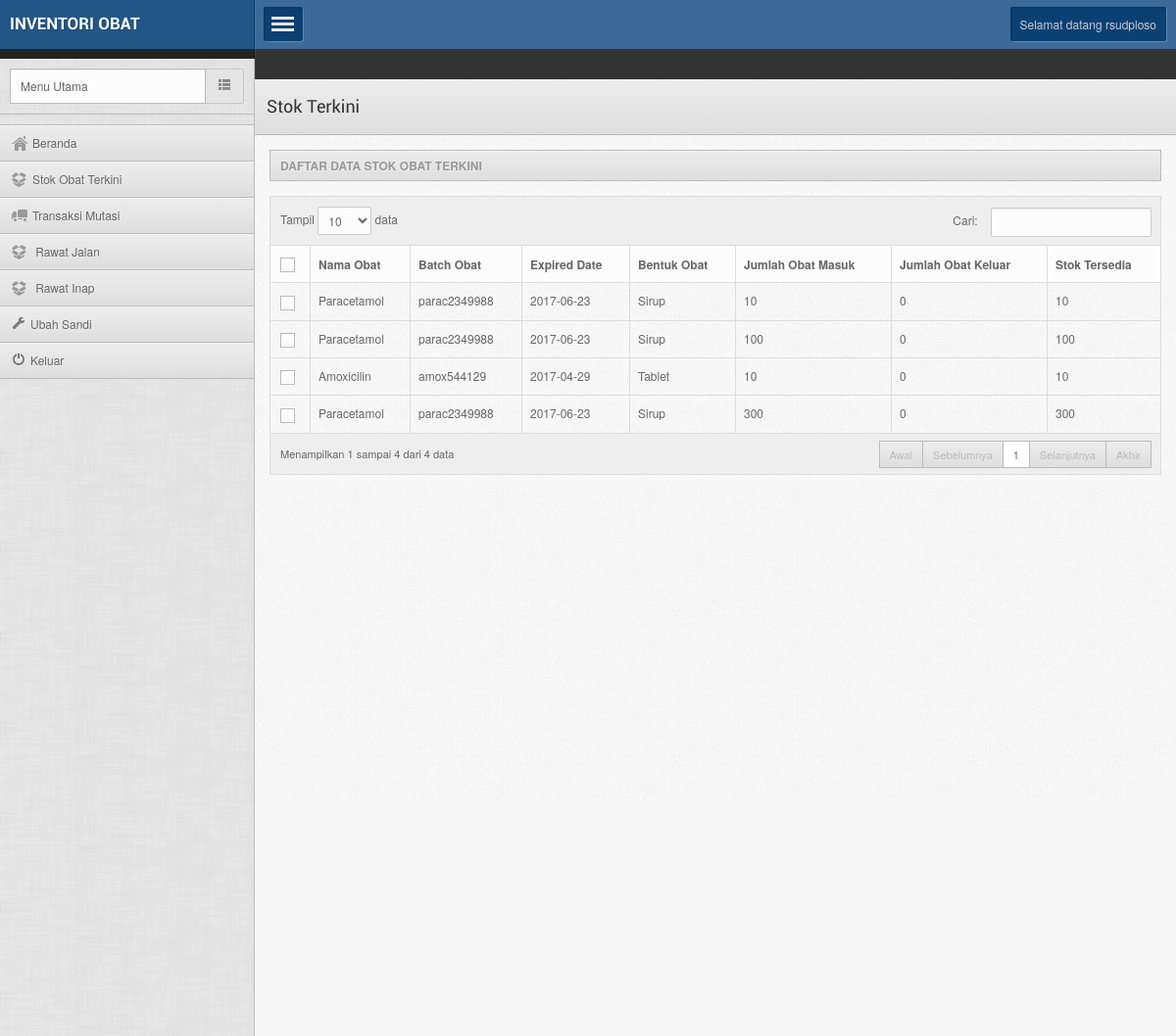
Screenshot of /unitapotik.php?module=stokapotik (signed in) with the database file from the repository.
### tables this page shows
CREATE TABLE `users` (
  `IdUser` varchar(6) NOT NULL,
  `NamaPengguna` varchar(50) NOT NULL,
  `Sandi` varchar(32) NOT NULL,
  `IdLevel` int(11) NOT NULL,
  `Aktif` enum('Y','N') NOT NULL DEFAULT 'Y'
);

CREATE TABLE `obatmutasi` (
  `IdObatMutasi` varchar(10) NOT NULL,
  `NoTransaksi` varchar(10) NOT NULL,
  `BatchObat` varchar(50) NOT NULL,
  `JmlObatMutasi` int(11) NOT NULL,
  `ObatMutasiMasuk` int(11) NOT NULL,
  `ObatMutasiKeluar` int(11) NOT NULL,
  `StokObatMutasi` int(11) NOT NULL,
  `TotHrgObtMts` bigint(20) NOT NULL
);

CREATE TABLE `obat` (
  `BatchObat` varchar(50) NOT NULL,
  `NamaObat` varchar(100) NOT NULL,
  `BentukObat` varchar(20) NOT NULL,
  `ExpiredDate` date NOT NULL,
  `SumberPengadaan` varchar(20) NOT NULL,
  `StokMinimum` int(11) NOT NULL,
  `ObatMasuk` int(11) NOT NULL,
  `ObatKeluar` int(11) NOT NULL,
  `StokTersedia` int(11) NOT NULL,
  `HrgJual` int(11) NOT NULL,
  `TotPembelian` bigint(20) NOT NULL,
  `Faktur` varchar(30) NOT NULL,
  `TglInputObat` datetime NOT NULL
);

### module/stokapotik.php (the view)
<?php
if(isset($_SESSION['NamaPengguna']) and isset($_SESSION['Sandi'])){
    require("_koneksi.php");
    $NamaPengguna = $_SESSION['NamaPengguna'];
    $Sandi = $_SESSION['Sandi'];
    $qry = "SELECT * FROM users WHERE NamaPengguna = '$NamaPengguna' AND Sandi = '$Sandi'";
    $rs = mysqli_query($mysqli, $qry);
    $rw = mysqli_fetch_array($rs);
    if($NamaPengguna == $rw['NamaPengguna'] and $Sandi == $rw['Sandi']){
?>
<div class="pagetitle">
    <h1>Stok Terkini</h1>
</div>
<div class="maincontent">
    <div class="contentinner">
        <h4 class="widgettitle">Daftar Data Stok Obat Terkini</h4>
        <table class="table table-bordered" id="dyntable">
            <colgroup>
                <col class="con0" style="align: center; width: 4%" />
                <col class="con1" />
                <col class="con0" />
                <col class="con1" />
                <col class="con0" />
            </colgroup>
            <thead>
                <tr>
                    <th class="head0 nosort"><input type="checkbox" class="checkall" /></th>
                    <th class="head0">Nama Obat</th>
                    <th class="head1">Batch Obat</th>
                    <th class="head1">Expired Date</th>
                    <th class="head0">Bentuk Obat</th>
                    <th class="head1">Jumlah Obat Masuk</th>
                    <th class="head1">Jumlah Obat Keluar</th>
                    <th class="head0">Stok Tersedia</th>
                </tr>
            </thead>
            <tbody>
                <?php
                $qry = mysqli_query($mysqli, "SELECT obatmutasi.*, obat.*, transaksimutasi.KdUnit FROM obatmutasi INNER JOIN obat ON obatmutasi.BatchObat = obat.BatchObat INNER JOIN transaksimutasi ON obatmutasi.NoTransaksi = transaksimutasi.NoTransaksi WHERE transaksimutasi.KdUnit = 'UNIT01'");
                while ($rs = mysqli_fetch_array($qry)){
                    $NamaObat = $rs['NamaObat'];
                    $BatchObat = $rs['BatchObat'];
                    $Ed = $rs['ExpiredDate'];
                    $BentukObat = $rs['BentukObat'];
                    $Jumlah = $rs['JmlObatMutasi'];
                    $ObatMutasiKeluar = $rs['ObatMutasiKeluar'];
                    $StokTersedia = $rs['StokObatMutasi'];
                ?>
                <tr class="gradeC">
                    <td><span class="center"><input type="checkbox" /></span></td>
                    <td><?php echo $NamaObat; ?></td>
                    <td><?php echo $BatchObat; ?></td>
                    <td><?php echo $Ed; ?></td>
                    <td><?php echo $BentukObat; ?></td>
                    <td><?php echo $Jumlah; ?></td>
                    <td ><?php echo $ObatMutasiKeluar; ?></td>
                    <td ><?php echo $StokTersedia; ?></td>
                </tr>
                <?php } ?>
            </tbody>
        </table>
    </div>
</div>
<?php
    }else{
        header("location:logout.php");
    }
}else{
    header("location:logout.php");
}
?>

### unitapotik.php (shortened to what this page needs)
<?php
if(isset($_SESSION['NamaPengguna']) or isset($_SESSION['IdUser']) and isset($_SESSION['Sandi']) and isset($_SESSION['Level'])){
    require("_koneksi.php");
    $IdUser = $_SESSION['IdUser'];
    $Level = $_SESSION['Level'];
    $NamaPengguna = $_SESSION['NamaPengguna'];
    $Sandi = $_SESSION['Sandi'];
    $qry = "SELECT * FROM users WHERE IdUser = '$IdUser' OR NamaPengguna = '$NamaPengguna' AND Sandi = '$Sandi' AND IdLevel = '$Level'";
    $rs = mysqli_query($mysqli, $qry);
    $rw = mysqli_fetch_array($rs);
    if(( $IdUser == $rw['IdUser'] OR $NamaPengguna == $rw['NamaPengguna'] ) and $Sandi == $rw['Sandi'] and $Level == $rw['IdLevel']){
?>
<!DOCTYPE html>
<html>
    <head>
        <link rel="stylesheet" href="css/style.default.css" type="text/css" />
        <link rel="stylesheet" href="prettify/prettify.css" type="text/css" />
        <link rel="stylesheet" href="css/bootstrap-fileupload.min.css" type="text/css" />
        <link rel="stylesheet" href="css/bootstrap-timepicker.min.css" type="text/css" />
    </head>
    <body>
        <div class="mainwrapper fullwrapper">
            <div class="leftpanel">
                <div class="logopanel">
                    <h1><a href="unitapotik.php?module=home">Inventori Obat</a></h1>
                </div>
                <div class="datewidget"><SCRIPT language=JavaScript src="js/almanak.js"></SCRIPT></div>
                <div class="searchwidget">
                    <div class="input-append">
                        <input type="text" class="span2 search-query" value="Menu Utama" disabled>
                        <button type="submit" class="btn" disabled><span class="icon-th-list"></span></button>
                    </div>
                </div>
                <div class="leftmenu">
                    <ul class="nav nav-tabs nav-stacked">
                        <li class="<?php if (!isset($_GET['module']) or $_GET['module']=="home" or $_GET['module']==""){echo"active";}else{echo"";}?>"><a href="unitapotik.php?module=home"><span class="iconsweets-home"></span>Beranda</a></li>
                        <li class="<?php $aktif = $_GET['module']=="stok"?"active":""; echo $aktif;?>"><a href="unitapotik.php?module=stokapotik"><span class="iconsweets-dropbox"></span>Stok Obat Terkini</a></li>
                        <li class="<?php $aktif = $_GET['module']=="transaksimutasiapotik"?"active":""; echo $aktif;?>"><a href="unitapotik.php?module=transaksimutasiapotik"><span class="iconsweets-track"></span>Transaksi Mutasi</a></li>
                        <li class="<?php $aktif = $_GET['module']=="mutasiapotik"?"active":""; echo $aktif;?>"><a href="unitapotik.php?module=mutasiapotik"><span class="iconsweets-dropbox"></span> Rawat Jalan</a></li>
                        <li class="<?php $aktif = $_GET['module']=="mutasiunit"?"active":""; echo $aktif;?>"><a href="unitapotik.php?module=mutasiunit"><span class="iconsweets-dropbox"></span> Rawat Inap</a></li>
                        <li><a href="unitapotik.php?module=pengguna"><span class="icon-wrench"></span>Ubah Sandi</a></li>
                        <li><a href="logout.php"><span class="icon-off"></span>Keluar</a></li>
                    </ul>
                </div>
            </div>
            <div class="rightpanel">
                <div class="headerpanel">
                    <a href="#" class="showmenu"></a>
                    <div class="headerright">
                        <div class="dropdown userinfo">
                            <a class="dropdown-toggle" data-toggle="dropdown" data-target="#" href="#">Selamat datang <?php echo $rw['NamaPengguna']; ?> </a>
                        </div>
                    </div>
                </div>
                <div class="breadcrumbwidget">
                    <ul class="breadcrumb">
                    </ul>
                </div>
                <?php
                    $module = (isset($_REQUEST['module'])&& $_REQUEST['module'] != NULL)?$_REQUEST['module']:'';
                    if(file_exists("module/".$module.".php"))
                    {
                        include("module/".$module.".php");
                    }else{
                        include("module/home.php");
                    }
		?>
            </div>
        </div>
    </body>
</html>
<?php
    }else{
        header("location:logout.php");
    }
}else{
    header("location:logout.php");
}
?>

### rows the page displays
users: NamaPengguna "rsudploso"
obatmutasi: obat.NamaObat "Paracetamol", obat.BatchObat "parac2349988", obat.ExpiredDate "2017-06-23", obat.BentukObat "Sirup", JmlObatMutasi "10", ObatMutasiKeluar "0", StokObatMutasi "10"
obatmutasi: obat.NamaObat "Paracetamol", obat.BatchObat "parac2349988", obat.ExpiredDate "2017-06-23", obat.BentukObat "Sirup", JmlObatMutasi "100", ObatMutasiKeluar "0", StokObatMutasi "100"
obatmutasi: obat.NamaObat "Amoxicilin", obat.BatchObat "amox544129", obat.ExpiredDate "2017-04-29", obat.BentukObat "Tablet", JmlObatMutasi "10", ObatMutasiKeluar "0", StokObatMutasi "10"
obatmutasi: obat.NamaObat "Paracetamol", obat.BatchObat "parac2349988", obat.ExpiredDate "2017-06-23", obat.BentukObat "Sirup", JmlObatMutasi "300", ObatMutasiKeluar "0", StokObatMutasi "300"
